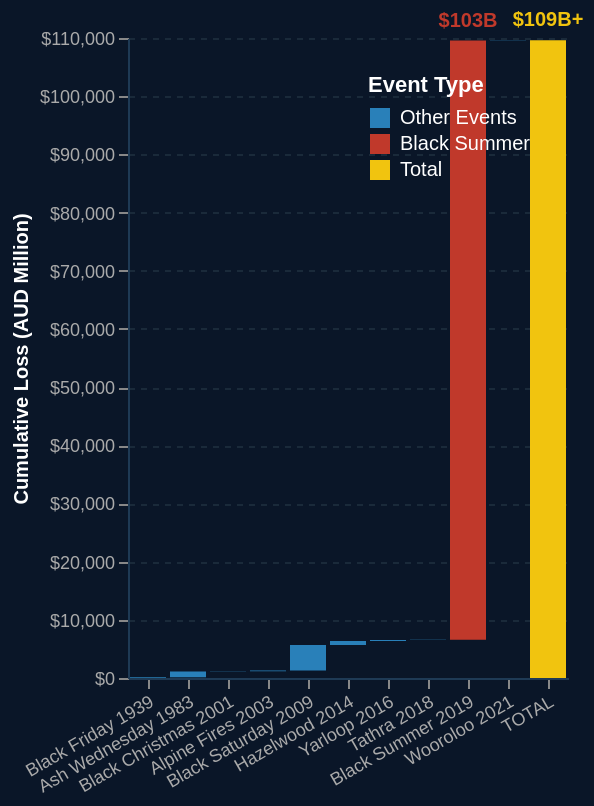

Vega-Lite specification for this chart:
### Vega-Lite specification from a JSON file in a GitHub repository (floating-point values rounded to 4 significant figures)
{"$schema": "https://vega.github.io/schema/vega-lite/v5.json", "width": "container", "height": 320, "data": {"values": [{"event": "Black Friday\n1939", "loss": 150, "cumulative": 150, "prev": 0, "type": "loss"}, {"event": "Ash Wednesday\n1983", "loss": 950, "cumulative": 1100, "prev": 150, "type": "loss"}, {"event": "Black Christmas\n2001", "loss": 70, "cumulative": 1170, "prev": 1100, "type": "loss"}, {"event": "Alpine Fires\n2003", "loss": 120, "cumulative": 1290, "prev": 1170, "type": "loss"}, {"event": "Black Saturday\n2009", "loss": 4400, "cumulative": 5690, "prev": 1290, "type": "loss"}, {"event": "Hazelwood\n2014", "loss": 650, "cumulative": 6340, "prev": 5690, "type": "loss"}, {"event": "Yarloop\n2016", "loss": 200, "cumulative": 6540, "prev": 6340, "type": "loss"}, {"event": "Tathra\n2018", "loss": 25, "cumulative": 6565, "prev": 6540, "type": "loss"}, {"event": "Black Summer\n2019", "loss": 103000, "cumulative": 109565, "prev": 6565, "type": "black_summer"}, {"event": "Wooroloo\n2021", "loss": 50, "cumulative": 109615, "prev": 109565, "type": "loss"}, {"event": "TOTAL", "loss": 109615, "cumulative": 109615, "prev": 0, "type": "total"}]}, "layer": [{"mark": {"type": "bar"}, "encoding": {"x": {"field": "event", "type": "ordinal", "sort": null, "title": null, "axis": {"labelAngle": -30, "labelFontSize": 9, "labelColor": "#aaaaaa", "grid": false, "domainColor": "#1e3a55"}}, "y": {"field": "prev", "type": "quantitative", "title": "Cumulative Loss (AUD Million)", "axis": {"format": "$,.0f", "titleFontSize": 10, "labelFontSize": 9, "titleColor": "#ffffff", "labelColor": "#aaaaaa", "grid": true, "gridDash": [3, 3], "gridColor": "#1a2a3a", "domainColor": "#1e3a55"}}, "y2": {"field": "cumulative"}, "color": {"field": "type", "type": "nominal", "scale": {"domain": ["loss", "black_summer", "total"], "range": ["#2980B9", "#C0392B", "#F1C40F"]}, "legend": {"title": "Event Type", "labelColor": "#ffffff", "titleColor": "#ffffff", "values": ["loss", "black_summer", "total"], "labelExpr": "datum.value === 'loss' ? 'Other Events' : datum.value === 'black_summer' ? 'Black Summer' : 'Total'", "orient": "top-right"}}, "tooltip": [{"field": "event", "type": "nominal", "title": "Event"}, {"field": "loss", "type": "quantitative", "title": "Loss (AUD M)", "format": "$,.0f"}, {"field": "cumulative", "type": "quantitative", "title": "Running Total (AUD M)", "format": "$,.0f"}]}}, {"transform": [{"filter": "datum.type === 'black_summer' || datum.type === 'total'"}], "mark": {"type": "text", "align": "center", "dy": -10, "fontSize": 10, "fontWeight": "bold"}, "encoding": {"x": {"field": "event", "type": "ordinal", "sort": null}, "y": {"field": "cumulative", "type": "quantitative"}, "text": {"condition": {"test": "datum.type === 'black_summer'", "value": "$103B"}, "value": "$109B+"}, "color": {"condition": {"test": "datum.type === 'black_summer'", "value": "#C0392B"}, "value": "#F1C40F"}}}], "config": {"background": "#0a1628", "view": {"stroke": "transparent"}}}
